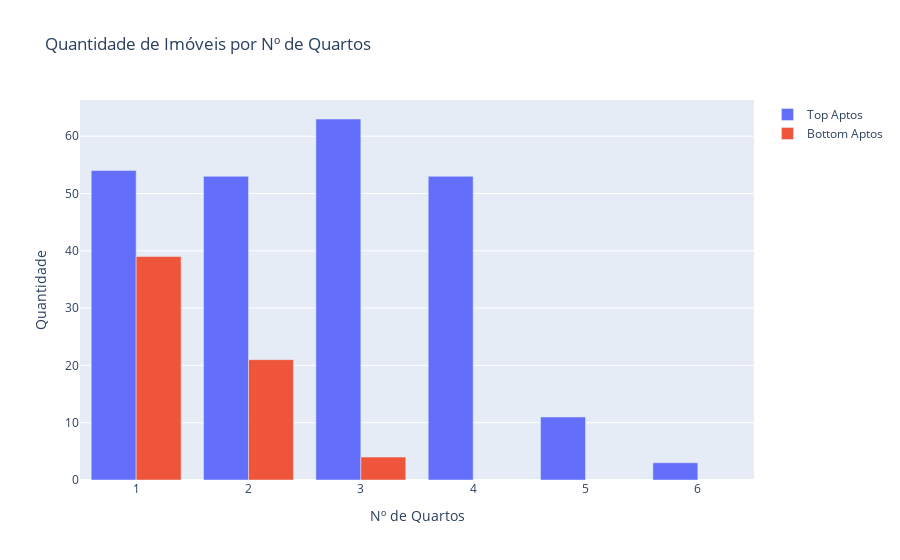

Notebook cell for this chart:
### Code cell
# Primeiramente temos que filtrar o df original para ter apenas os bairros que estão entre o top 10 mais caros, pegando informações deles
infos_top_bairros = housing[housing['district'].isin(top_10_rent['Distrito'])]
infos_bot_bairros = housing[housing['district'].isin(bot_10_rent['Distrito'])]

# Vamos descobrir quantos registros tem para cada numero de quartos
top_aptos_bedrooms = infos_top_bairros["bedrooms"].value_counts().reset_index()
top_aptos_bedrooms.columns = ["Nº de Quartos", "Quantidade"]
top_aptos_bedrooms = top_aptos_bedrooms.sort_values(by="Nº de Quartos", ascending=True)

bottom_aptos_bedrooms = infos_bot_bairros["bedrooms"].value_counts().reset_index()
bottom_aptos_bedrooms.columns = ["Nº de Quartos", "Quantidade"]
bottom_aptos_bedrooms = bottom_aptos_bedrooms.sort_values(by="Nº de Quartos", ascending=True)


fig = go.Figure()

fig.add_trace(go.Bar(
    x=top_aptos_bedrooms["Nº de Quartos"],
    y=top_aptos_bedrooms["Quantidade"],
    name="Top Aptos"
))

fig.add_trace(go.Bar(
    x=bottom_aptos_bedrooms["Nº de Quartos"],
    y=bottom_aptos_bedrooms["Quantidade"],
    name="Bottom Aptos"
))

fig.update_layout(
    title="Quantidade de Imóveis por Nº de Quartos",
    xaxis_title="Nº de Quartos",
    yaxis_title="Quantidade"
)

fig.show()

### Figure 1 — Plotly figure (JSON) as saved in the notebook; plotly's stock layout.template omitted (floating-point values rounded to 4 significant figures)
{"data": [{"name": "Top Aptos", "type": "bar", "x": [1, 2, 3, 4, 5, 6], "y": [54, 53, 63, 53, 11, 3]}, {"name": "Bottom Aptos", "type": "bar", "x": [1, 2, 3], "y": [39, 21, 4]}], "layout": {"title": {"text": "Quantidade de Imóveis por Nº de Quartos"}, "xaxis": {"title": {"text": "Nº de Quartos"}}, "yaxis": {"title": {"text": "Quantidade"}}}}
